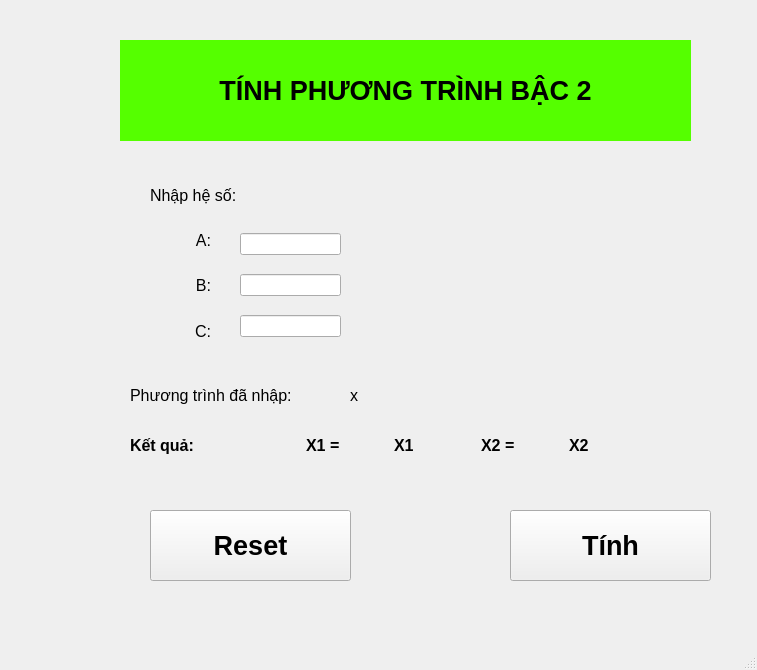
<?xml version="1.0" encoding="UTF-8"?>
<ui version="4.0">
 <class>MainWindow</class>
 <widget class="QMainWindow" name="MainWindow">
  <property name="geometry">
   <rect>
    <x>0</x>
    <y>0</y>
    <width>757</width>
    <height>670</height>
   </rect>
  </property>
  <property name="windowTitle">
   <string>PTDL - Tinh Phuong Trinh Bac 2</string>
  </property>
  <widget class="QWidget" name="centralwidget">
   <widget class="QLabel" name="label">
    <property name="geometry">
     <rect>
      <x>120</x>
      <y>40</y>
      <width>571</width>
      <height>101</height>
     </rect>
    </property>
    <property name="font">
     <font>
      <pointsize>20</pointsize>
      <weight>75</weight>
      <bold>true</bold>
     </font>
    </property>
    <property name="styleSheet">
     <string notr="true">background-color: rgb(85, 255, 0);</string>
    </property>
    <property name="text">
     <string>TÍNH PHƯƠNG TRÌNH BẬC 2</string>
    </property>
    <property name="alignment">
     <set>Qt::AlignCenter</set>
    </property>
   </widget>
   <widget class="QLabel" name="label_5">
    <property name="geometry">
     <rect>
      <x>130</x>
      <y>380</y>
      <width>211</width>
      <height>31</height>
     </rect>
    </property>
    <property name="font">
     <font>
      <pointsize>12</pointsize>
     </font>
    </property>
    <property name="text">
     <string>Phương trình đã nhập:</string>
    </property>
   </widget>
   <widget class="QPushButton" name="pushButtoncalc">
    <property name="geometry">
     <rect>
      <x>510</x>
      <y>510</y>
      <width>201</width>
      <height>71</height>
     </rect>
    </property>
    <property name="font">
     <font>
      <pointsize>20</pointsize>
      <weight>75</weight>
      <bold>true</bold>
     </font>
    </property>
    <property name="text">
     <string>Tính</string>
    </property>
    <property name="icon">
     <iconset>
      <normaloff>../../Chuong7/PhuongTrinhBac1/images/9044159_continue_icon.png</normaloff>../../Chuong7/PhuongTrinhBac1/images/9044159_continue_icon.png</iconset>
    </property>
    <property name="iconSize">
     <size>
      <width>40</width>
      <height>40</height>
     </size>
    </property>
   </widget>
   <widget class="QLabel" name="label_7">
    <property name="geometry">
     <rect>
      <x>150</x>
      <y>180</y>
      <width>141</width>
      <height>31</height>
     </rect>
    </property>
    <property name="font">
     <font>
      <pointsize>12</pointsize>
     </font>
    </property>
    <property name="text">
     <string>Nhập hệ số:</string>
    </property>
   </widget>
   <widget class="QWidget" name="verticalLayoutWidget">
    <property name="geometry">
     <rect>
      <x>150</x>
      <y>220</y>
      <width>61</width>
      <height>131</height>
     </rect>
    </property>
    <layout class="QVBoxLayout" name="verticalLayout">
     <item>
      <widget class="QLabel" name="label_2">
       <property name="font">
        <font>
         <pointsize>12</pointsize>
        </font>
       </property>
       <property name="text">
        <string>A:</string>
       </property>
       <property name="alignment">
        <set>Qt::AlignRight|Qt::AlignTrailing|Qt::AlignVCenter</set>
       </property>
      </widget>
     </item>
     <item>
      <widget class="QLabel" name="label_3">
       <property name="font">
        <font>
         <pointsize>12</pointsize>
        </font>
       </property>
       <property name="text">
        <string>B:</string>
       </property>
       <property name="alignment">
        <set>Qt::AlignRight|Qt::AlignTrailing|Qt::AlignVCenter</set>
       </property>
      </widget>
     </item>
     <item>
      <widget class="QLabel" name="label_4">
       <property name="font">
        <font>
         <pointsize>12</pointsize>
        </font>
       </property>
       <property name="text">
        <string>C:</string>
       </property>
       <property name="alignment">
        <set>Qt::AlignRight|Qt::AlignTrailing|Qt::AlignVCenter</set>
       </property>
      </widget>
     </item>
    </layout>
   </widget>
   <widget class="QWidget" name="verticalLayoutWidget_2">
    <property name="geometry">
     <rect>
      <x>240</x>
      <y>220</y>
      <width>101</width>
      <height>131</height>
     </rect>
    </property>
    <layout class="QVBoxLayout" name="verticalLayout_2">
     <item>
      <widget class="QLineEdit" name="lineEditA"/>
     </item>
     <item>
      <widget class="QLineEdit" name="lineEditB"/>
     </item>
     <item>
      <widget class="QLineEdit" name="lineEditC"/>
     </item>
    </layout>
   </widget>
   <widget class="QLabel" name="label_func">
    <property name="geometry">
     <rect>
      <x>350</x>
      <y>380</y>
      <width>471</width>
      <height>31</height>
     </rect>
    </property>
    <property name="font">
     <font>
      <pointsize>12</pointsize>
     </font>
    </property>
    <property name="text">
     <string>x</string>
    </property>
   </widget>
   <widget class="QPushButton" name="pushButtonreset">
    <property name="geometry">
     <rect>
      <x>150</x>
      <y>510</y>
      <width>201</width>
      <height>71</height>
     </rect>
    </property>
    <property name="font">
     <font>
      <pointsize>20</pointsize>
      <weight>75</weight>
      <bold>true</bold>
     </font>
    </property>
    <property name="text">
     <string>Reset</string>
    </property>
    <property name="icon">
     <iconset>
      <normaloff>../../Chuong7/PhuongTrinhBac1/images/9044159_continue_icon.png</normaloff>../../Chuong7/PhuongTrinhBac1/images/9044159_continue_icon.png</iconset>
    </property>
    <property name="iconSize">
     <size>
      <width>40</width>
      <height>40</height>
     </size>
    </property>
   </widget>
   <widget class="QWidget" name="horizontalLayoutWidget_3">
    <property name="geometry">
     <rect>
      <x>130</x>
      <y>420</y>
      <width>521</width>
      <height>51</height>
     </rect>
    </property>
    <layout class="QHBoxLayout" name="horizontalLayout_3">
     <item>
      <widget class="QLabel" name="label_6">
       <property name="font">
        <font>
         <pointsize>12</pointsize>
         <weight>75</weight>
         <bold>true</bold>
        </font>
       </property>
       <property name="text">
        <string>Kết quả:</string>
       </property>
      </widget>
     </item>
     <item>
      <layout class="QHBoxLayout" name="horizontalLayout">
       <item>
        <widget class="QLabel" name="label_10">
         <property name="font">
          <font>
           <pointsize>12</pointsize>
           <weight>75</weight>
           <bold>true</bold>
          </font>
         </property>
         <property name="text">
          <string>X1 = </string>
         </property>
        </widget>
       </item>
       <item>
        <widget class="QLabel" name="label_x1">
         <property name="font">
          <font>
           <pointsize>12</pointsize>
           <weight>75</weight>
           <bold>true</bold>
          </font>
         </property>
         <property name="text">
          <string>X1</string>
         </property>
        </widget>
       </item>
      </layout>
     </item>
     <item>
      <layout class="QHBoxLayout" name="horizontalLayout_2">
       <item>
        <widget class="QLabel" name="label_11">
         <property name="font">
          <font>
           <pointsize>12</pointsize>
           <weight>75</weight>
           <bold>true</bold>
          </font>
         </property>
         <property name="text">
          <string>X2 = </string>
         </property>
        </widget>
       </item>
       <item>
        <widget class="QLabel" name="label_x2">
         <property name="font">
          <font>
           <pointsize>12</pointsize>
           <weight>75</weight>
           <bold>true</bold>
          </font>
         </property>
         <property name="text">
          <string>X2</string>
         </property>
        </widget>
       </item>
      </layout>
     </item>
    </layout>
   </widget>
  </widget>
  <widget class="QMenuBar" name="menubar">
   <property name="geometry">
    <rect>
     <x>0</x>
     <y>0</y>
     <width>757</width>
     <height>26</height>
    </rect>
   </property>
  </widget>
  <widget class="QStatusBar" name="statusbar"/>
 </widget>
 <resources/>
 <connections/>
</ui>
